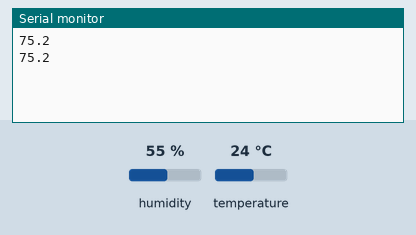
This sketch was run on a simulated ESP8266 (NodeMCU). Shown: the last lines printed to the serial monitor. The inputs (shaded band) are chosen by the test bench; at power-on: temperature 24 °C, humidity 55 %.

Above: at 2.8 s.
2.9 s: temperature set to 12 °C
At 4.5 s:
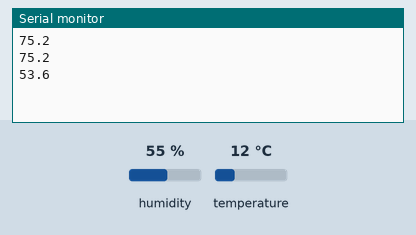
5.6 s: temperature set to 19 °C
At 7.4 s:
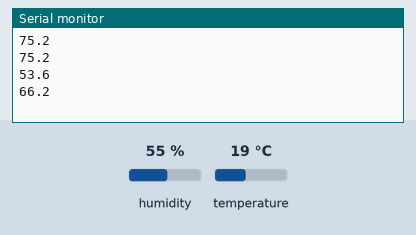
Timing chart, 0 to 8.9 s (numbered marks = the images above; inputs shaded):
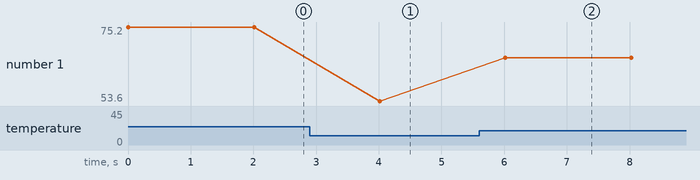

Measured:
- after the input at 2.9 s, the serial monitor: prints a new line after 1.1 s (image 1)
- after the input at 5.6 s, the serial monitor: prints a new line after 0.42 s (image 2)
- plotted number 1: 75.2 → 53.6 after the input at 2.9 s, 53.6 → 66.2 after the input at 5.6 s

The sketch:

temperature_humidity.ino
```cpp
#include "DHT.h"

DHT dht;

void setup()
{
  Serial.begin(9600);
  dht.setup(D1);   /* D1 is used for data communication */
}

void loop()
{

  float humidity_p = dht.getHumidity();/* Get humidity value */
  float temperature_c = dht.getTemperature();/* Get temperature value */
  float temperature_f=dht.toFahrenheit(temperature_c);

  Serial.println(temperature_f, 1);/* Convert temperature to Fahrenheit units */
  delay(2000);
}
```
